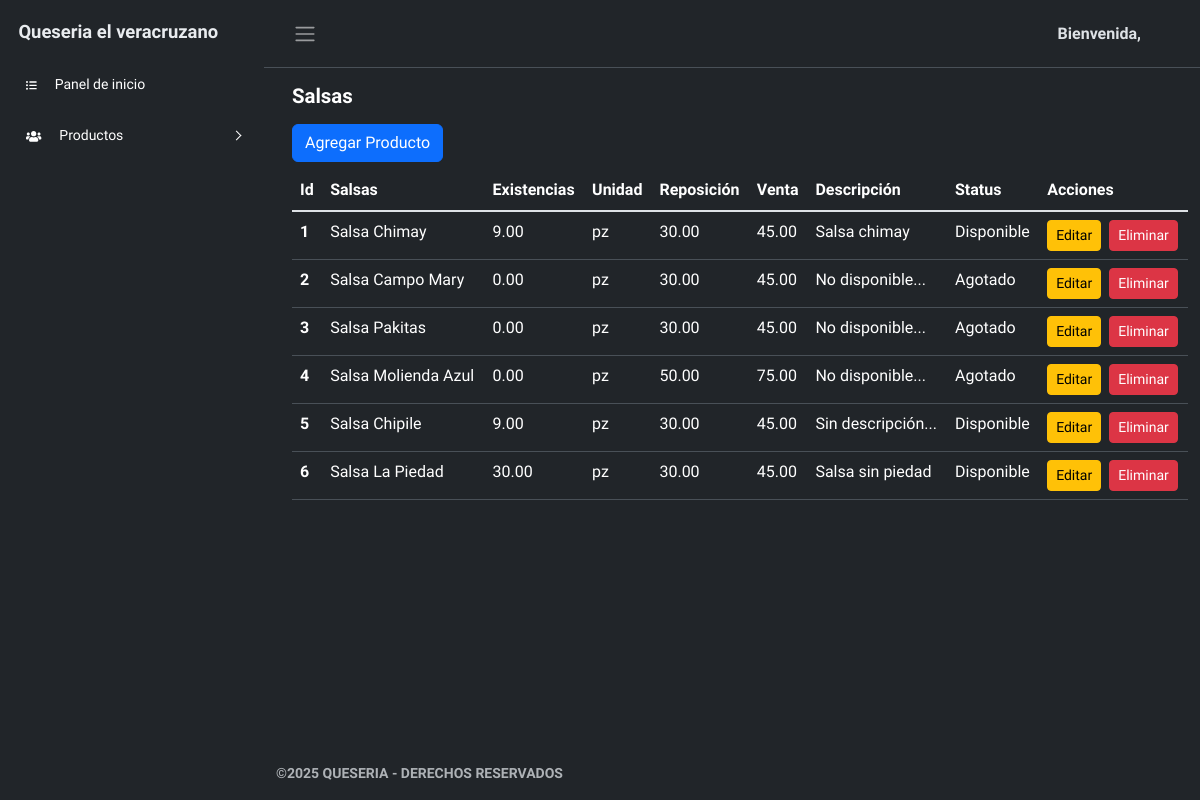
Page /productos/salsas.php on the committed database.
### tables this page shows
CREATE TABLE `salsas` (
  `id` int(11) NOT NULL,
  `tipo_producto` varchar(255) NOT NULL,
  `existencia` decimal(10,2) NOT NULL DEFAULT 0.00,
  `unidad` enum('pz','kg') NOT NULL,
  `reposicion` decimal(10,2) NOT NULL,
  `venta` decimal(10,2) NOT NULL,
  `descripcion` text DEFAULT NULL,
  `status` enum('Disponible','Agotado') GENERATED ALWAYS AS (case when `existencia` > 0 then 'Disponible' else 'Agotado' end) STORED
);

### productos/salsas.php (the view, shortened to what this page needs)
<?php
require_once $_SERVER['DOCUMENT_ROOT'] . '/queseria/conexion.php';
?>
<!DOCTYPE html>
<html lang="en" data-bs-theme="dark">
<head>
    <link rel="stylesheet" href="../css/bootstrap.min.css">
    <link rel="stylesheet" href="../css/style-admin.css">
    <link rel="stylesheet" href="../assets/sweetalert2.min.css">
</head>
<body>
    <div class="wrapper">
        <?php include '../components/sidebar.php'; ?>
        <div class="main">
            <?php include '../components/navbar.php'; ?>
            <main class="content px-2 py-2">
                <div class="container-fluid mx-2">
                    <div>
                        <h4 class="fw-semibold py-2">Salsas</h6>
                    </div>
                    <button type="button" class="btn btn-primary" data-bs-toggle="modal" data-bs-target="#agregarProductoModal">
                        Agregar Producto
                    </button>
                    <div class="py-2">
                        <table class="table">
                            <thead>
                                <tr>
                                    <th scope="col">Id</th>
                                    <th scope="col">Salsas</th>
                                    <th scope="col">Existencias</th>
                                    <th scope="col">Unidad</th>
                                    <th scope="col">Reposición</th>
                                    <th scope="col">Venta</th>
                                    <th scope="col">Descripción</th>
                                    <th scope="col">Status</th>
                                    <th class="scope">Acciones</th>
                                </tr>
                            </thead>
                            <tbody class="table-group-divider">
                                <?php
                                $stmt = $pdo->query("SELECT * FROM salsas");
                                if ($stmt->rowCount() > 0):
                                    while ($row = $stmt->fetch(PDO::FETCH_ASSOC)):
                                ?>
                                        <tr>
                                            <th scope="row"><?php echo $row['id']; ?></th>
                                            <td><?php echo $row['tipo_producto']; ?></td>
                                            <td><?php echo $row['existencia']; ?></td>
                                            <td><?php echo $row['unidad']; ?></td>
                                            <td><?php echo $row['reposicion']; ?></td>
                                            <td><?php echo $row['venta']; ?></td>
                                            <td><?php echo $row['descripcion']; ?></td>
                                            <td><?php echo $row['existencia'] > 0 ? 'Disponible' : 'Agotado'; ?></td>
                                            <td>
                                                <div class="d-flex gap-2">
                                                    <button type="button" class="btn btn-warning btn-sm" onclick="cargarDatosProducto(<?php echo $row['id']; ?>, 'salsas');">Editar</button>
                                                        <form onsubmit="event.preventDefault(); eliminarProducto(<?php echo $row['id']; ?>, 'salsas');">
                                                            <button type="submit" class="btn btn-danger btn-sm">Eliminar</button>
                                                        </form>
                                                </div>
                                            </td>
                                        </tr>
                                    <?php
                                    endwhile;
                                else:
                                    ?>
                                    <tr>
                                        <td colspan="8">No hay productos registrados.</td>
                                    </tr>
                                <?php endif; ?>
                            </tbody>
                        </table>
                    </div>
            </main>
            <footer class="footer">
                <div class="container-fluid">
                    <div class="row text-muted">
                        <div class="col-6 text-start">
                            <p class="mb-2">
                                <a href="#" class="text-muted">
                                    <p class="fw-bold text-size">©2025 QUESERIA - DERECHOS RESERVADOS</p>
                                </a>
                            </p>
                        </div>
                    </div>
                </div>
            </footer>
        </div>
    </div>
</body>
</html>

### css/style-admin.css (style rules this page uses)
body { overflow-y: scroll; margin: 0; }
.text-size { font-size: 14px; }
a { cursor: pointer; text-decoration: none; }
h4 { font-size: 1.275rem; color: var(--bs-emphasis-color); }
.wrapper { align-items: stretch; display: flex; width: 100%; }
.main { display: flex; flex-direction: column; min-height: 100vh; min-width: 0; overflow: hidden; transition: all 0.35s ease-in-out; width: 100%; background: var(--bs-body-bg); }
.content { flex: 1; max-width: 100vw; width: 100vw; }
@media (min-width:768px) { .content { max-width: auto; width: auto; } }

### rows in the picture
salsas: id "1", tipo_producto "Salsa Chimay", existencia "9.00", unidad "pz", reposicion "30.00", venta "45.00", descripcion "Salsa chimay", shows "Disponible"
salsas: id "2", tipo_producto "Salsa Campo Mary", existencia "0.00", unidad "pz", reposicion "30.00", venta "45.00", descripcion "No disponible...", shows "Agotado"
salsas: id "3", tipo_producto "Salsa Pakitas", existencia "0.00", unidad "pz", reposicion "30.00", venta "45.00", descripcion "No disponible...", shows "Agotado"
salsas: id "4", tipo_producto "Salsa Molienda Azul", existencia "0.00", unidad "pz", reposicion "50.00", venta "75.00", descripcion "No disponible...", shows "Agotado"
salsas: id "5", tipo_producto "Salsa Chipile", existencia "9.00", unidad "pz", reposicion "30.00", venta "45.00", descripcion "Sin descripción...", shows "Disponible"
salsas: id "6", tipo_producto "Salsa La Piedad", existencia "30.00", unidad "pz", reposicion "30.00", venta "45.00", descripcion "Salsa sin piedad", shows "Disponible"

### other values in the picture
$saludo "Bienvenida"
